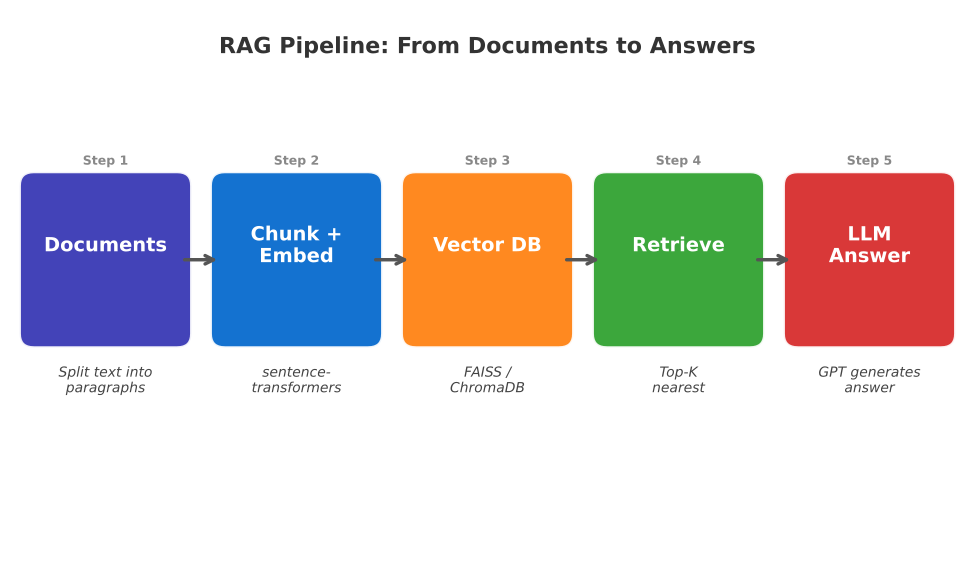

Recreate this plot in Python.
"""RAG Pipeline Flow -- 5-box horizontal flowchart for L06d Modern Embeddings."""
import matplotlib.pyplot as plt
import matplotlib.patches as mpatches
import os
from pathlib import Path
import sys
sys.path.insert(0, str(Path(__file__).resolve().parents[3] / 'templates'))
from chart_style import apply_style, COLORS, MLPURPLE, MLBLUE, MLORANGE, MLGREEN, MLRED, MLLAVENDER
apply_style()

COLORS = ['#3333B2', '#0066CC', '#FF7F0E', '#2CA02C', '#D62728']

fig, ax = plt.subplots(figsize=(10, 6))
ax.set_xlim(0, 10)
ax.set_ylim(0, 6)
ax.axis('off')

# Box definitions: (x_center, label, subtitle, color)
boxes = [
    (1.0, 'Documents',       'Split text into\nparagraphs',      COLORS[0]),
    (3.0, 'Chunk +\nEmbed',  'sentence-\ntransformers',          COLORS[1]),
    (5.0, 'Vector DB',       'FAISS /\nChromaDB',                COLORS[2]),
    (7.0, 'Retrieve',        'Top-K\nnearest',                   COLORS[3]),
    (9.0, 'LLM\nAnswer',     'GPT generates\nanswer',            COLORS[4]),
]

box_w, box_h = 1.5, 1.6
y_center = 3.3

for x, label, subtitle, color in boxes:
    # Rounded box
    rect = mpatches.FancyBboxPatch(
        (x - box_w / 2, y_center - box_h / 2), box_w, box_h,
        boxstyle='round,pad=0.15', facecolor=color, edgecolor='white',
        linewidth=2, alpha=0.92
    )
    ax.add_patch(rect)
    # Main label
    ax.text(x, y_center + 0.15, label, ha='center', va='center',
            fontsize=14, fontweight='bold', color='white')
    # Subtitle below box
    ax.text(x, y_center - box_h / 2 - 0.35, subtitle, ha='center', va='top',
            fontsize=10, color='#444444', style='italic')

# Arrows between boxes
arrow_props = dict(arrowstyle='->', lw=2.5, color='#555555')
for i in range(len(boxes) - 1):
    x_start = boxes[i][0] + box_w / 2 + 0.05
    x_end = boxes[i + 1][0] - box_w / 2 - 0.05
    ax.annotate('', xy=(x_end, y_center), xytext=(x_start, y_center),
                arrowprops=arrow_props)

# Title
ax.text(5.0, 5.6, 'RAG Pipeline: From Documents to Answers',
        ha='center', va='center', fontsize=16, fontweight='bold', color='#333333')

# Step numbers
for i, (x, _, _, _) in enumerate(boxes):
    ax.text(x, y_center + box_h / 2 + 0.2, f'Step {i + 1}',
            ha='center', va='bottom', fontsize=9, color='#888888', fontweight='bold')

plt.tight_layout()
out = os.path.join(os.path.dirname(os.path.abspath(__file__)), 'chart.pdf')
plt.savefig(out, bbox_inches='tight', pad_inches=0.1, facecolor='white')
plt.close()
print(f'Saved: {out}')
